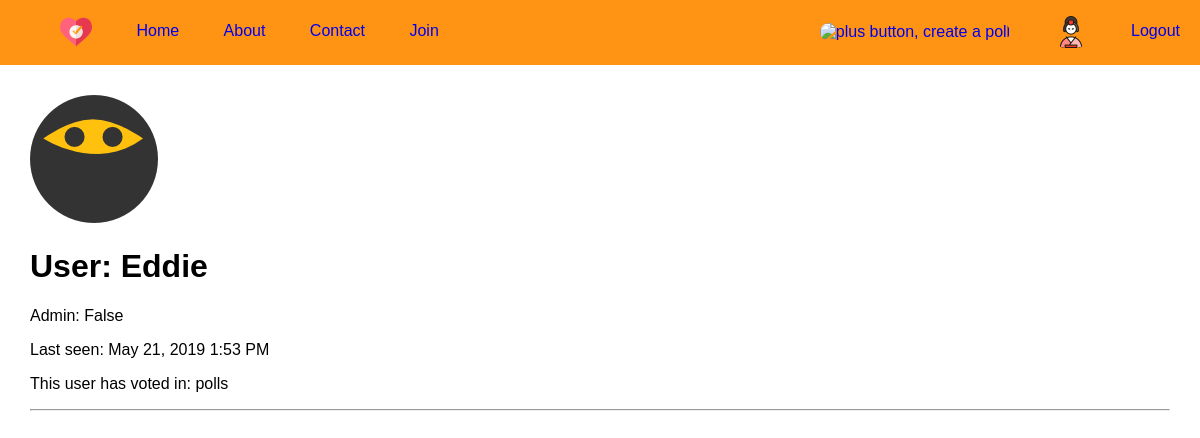
Page /user/Eddie (signed in) on the committed database.
### app/models.py (models this page shows, shortened)
class User(UserMixin, db.Model):
    id = db.Column(db.Integer, primary_key = True)
    username = db.Column(db.String(64), index = True, unique = True)
    email = db.Column(db.String(128), index = True, unique = True, nullable = False)
    password_hash = db.Column(db.String(128), nullable = False)
    is_admin = db.Column(db.Boolean(), default = False)
    description = db.Column(db.String(240))
    confirmed = db.Column(db.Boolean(), nullable = False, default = False)
    last_seen = db.Column(db.DateTime, default = func.now())
    polls = db.relationship("Poll", backref = "author", lazy = "dynamic", cascade = "all,delete")
    votes = db.relationship("Votes", backref = "voter", lazy = "dynamic", cascade = "all,delete")
    def delete(self):
        for file in os.listdir(USER_UPLOAD_FOLDER):
            file_id = file.split(".")[0]
            if(file_id == self.username):
                path = USER_UPLOAD_FOLDER + file
                os.remove(path)
        db.session.delete(self)
        db.session.commit()
    def avatar(self, size):
        for file in os.listdir(USER_UPLOAD_FOLDER):
            file_id = file.split(".")[0]
            if(file_id == self.username):
                return(url_for("static", filename = "user-images/" + file))
        digest = md5(self.email.lower().encode("utf-8")).hexdigest()
        return(("https://www.gravatar.com/avatar/{}?d=retro&s={}").format(digest, size))
    def get_admin(self):
        return(self.is_admin)

### app/routes.py (the view)
@app.route('/user/<username>')
@login_required
def user(username):
    user = User.query.filter_by(username=username).first_or_404()
    polls = Poll.query.filter_by(user_id = user.id)
    return render_template('user.html', user=user, polls = polls)

### app/models.py (called while the page is built)
@login.user_loader
def user_loader(id):
    return(User.query.get(int(id)))

### app/routes.py (called while the page is built)
@app.context_processor
def get_allowed_files():
    return(dict(allowed_files = ALLOWED_FILES))

@app.before_request
def before_request():
    if(current_user.is_authenticated):
        current_user.last_seen = datetime.utcnow()
        db.session.commit()

### app/templates/user.html (shortened to what this page needs)
{% extends "base.html" %}
{% block content %}
    <img src = "{{user.avatar(128)}}" style = "width:128px; height:128px;" alt = "user avatar" />
    <br>
    <h1>User: {{ user.username }}</h1>
    <p>Admin: {{user.get_admin()}}</p>
    {% if user.last_seen %}
        <p> Last seen: {{ moment(user.last_seen).format("LLL") }}</p>
    {% endif %}
    <p>This user has voted in:  polls</p>
    <hr>
{% endblock %}

### app/templates/base.html (shortened to what this page needs)
<!DOCTYPE html>
<html>
    <head>
        <link rel= "stylesheet" type= "text/css" href= "{{url_for('static', filename = 'style/common.css')}}">
        <link rel= "stylesheet" type= "text/css" href= "{{url_for('static', filename = 'style/polls-home.css')}}">
        <link rel= "stylesheet" type= "text/css" href= "{{url_for('static', filename = 'style/error.css')}}">
    </head>
    <body>
    <header>
        <nav>
        <ul>
            <li><a href="{{ url_for('index') }}"><img src="{{url_for('static', filename = 'images/icon.png')}}" id = "logo" alt="Company icon, a heart with a tick box inside it"/></a></li>
            <li><a href="{{ url_for('index') }}"> Home </a> </li>
            <li><a href="../pages/about.html">About </a></li>
            <li><a href="../pages/contact.html"> Contact </a></li>
            <li><a href="{{url_for('register')}}"> Join </a></li>
        </ul>
        <ul>
            <li><a href= "{{url_for('create_poll')}}"> <img src="{{url_for('static', filename = 'images/plus-32.png')}}" id="create-poll" alt="plus button, create a poll"/></a></li>
            {% if current_user.is_authenticated %}
                <li><a href="{{ url_for('user', username = current_user.username) }}"><img src="{{current_user.avatar(32)}}" class="nav-right"  alt="user avatar, click to login or view profile"/></a></li>
                <li><a href = "{{ url_for('logout')}}">Logout</a></li>
            {% else %}
            <li><a href="{{ url_for('login') }}"><img src="{{url_for('static', filename = 'images/user-32.png')}}" class="nav-right"  alt="user avatar, click to login or view profile"/></a></li>
            <li><a href = "{{ url_for('login')}}">Login</a></li>
            {% endif %}
        </ul>
        </nav>
    </header>
        <div id = "content">
            {% block content %}
            {% endblock %}
        </div>
    </body>
</html>

### app/static/style/common.css (style rules this page uses)
body { margin: 0; padding: 0; font-family: sans-serif; padding: 30px; margin-top: 65px; }
header { position: absolute; top: 0; left: 0; right: 0; height: 65px; width: 100%; background-color: #FF9313; }
header * { display: inline; }
header img { width: 32px; height: 32px; border-radius: 10px; vertical-align: middle; }
nav { display: flex; align-items: center; justify-content: space-between; z-index: 10; }
header li { margin: 0px 20px; }
header li a { text-decoration: none; }

### rows in the picture
User: avatar (picture)
User: avatar (picture), username "Eddie", get_admin "False", last_seen "May 21, 2019 1:53 PM"
